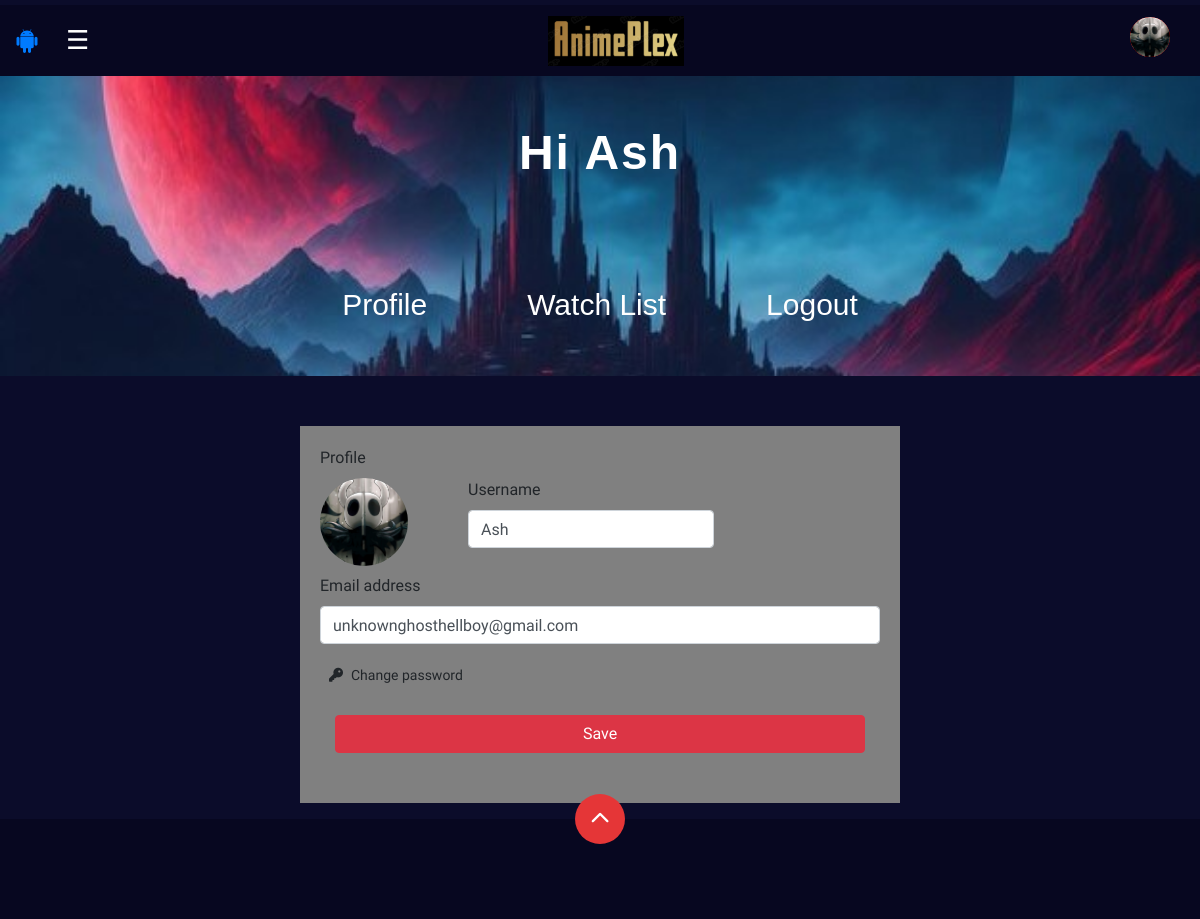
Page /profile_page/ (signed in) on the earlier database version.
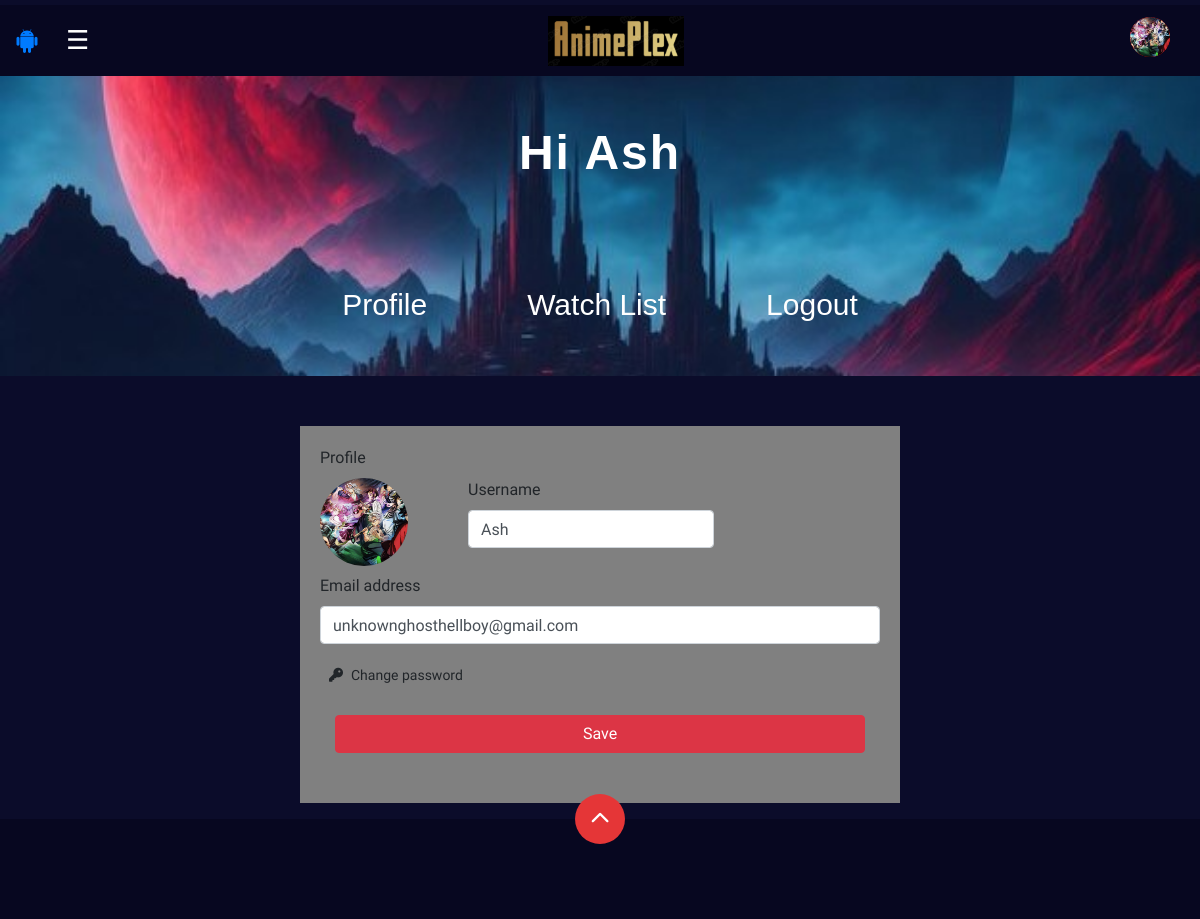
Same page on the later database version.
### WebApp/models.py (models this page shows)
class RegistrationDB(models.Model):
    UserName = models.CharField(max_length=50,null=True,blank=True ,unique=True)
    Password = models.CharField(max_length=50, null=True, blank=True)
    C_Password = models.CharField(max_length=50,null=True,blank=True)
    E_Mail = models.CharField(max_length=50,null=True,blank=True)
    Profile_Image = models.ImageField(upload_to="Profile_Image", null=True, blank=True)

### WebApp/views.py (the view)
# urls.py: path('profile_page/',views.profile_page,name="profile_page"),
def profile_page(request):
    username = request.session.get("Name")
    if not username:
        return redirect("sign_in")
    user = get_object_or_404(RegistrationDB, UserName=username)
    return render(request, "ProfilePage.html", {"user": user})

### WebApp/templates/ProfilePage.html (shortened to what this page needs)
<!DOCTYPE html>
{% load static %}
<html lang="zxx">
<head>
  <link rel="stylesheet" href="https://cdnjs.cloudflare.com/ajax/libs/font-awesome/6.4.0/css/all.min.css">
    <link rel="stylesheet" href="{% static 'web/css/icon_after_login.css' %}">
    <link rel="stylesheet" href="{% static 'web/css/profileBtn.css' %}">
    <link rel="stylesheet" href="{% static 'web/css/bootstrap.min.css' %}" type="text/css">
    <link rel="stylesheet" href="{% static 'web/css/font-awesome.min.css' %}" type="text/css">
    <link rel="stylesheet" href="{% static 'web/css/elegant-icons.css' %}" type="text/css">
    <link rel="stylesheet" href="{% static 'web/css/plyr.css' %}" type="text/css">
    <link rel="stylesheet" href="{% static 'web/css/nice-select.css' %}" type="text/css">
    <link rel="stylesheet" href="{% static 'web/css/owl.carousel.min.css' %}" type="text/css">
    <link rel="stylesheet" href="{% static 'web/css/slicknav.min.css' %}" type="text/css">
    <link rel="stylesheet" href="{% static 'web/css/profile_page.css' %}" type="text/css">
    <link rel="stylesheet" href="{% static 'web/css/style.css' %}" type="text/css">
    <link rel="stylesheet" href="{% static 'web/css/sidebar.css' %}" type="text/css">
</head>
<body>
    <header class="header" style="margin-top:5px;">
        <div class="container">
            <div class="row align-items-center py-2 bg-grey">
    <a href="{% url 'admin_login_page' %}" >
    </a>
  <div class="col-auto">
  <div class="menu-toggle sidebars" onclick="toggleSidebar()">&#9776;</div>
</div>
  <div class="col text-center">
    <a href="{% url 'homepage' %}">
      <img src="{% static 'web/img/logo_name.png' %}"
           alt="Logo"
           class="img-fluid"
           style="max-height:50px;">
    </a>
  </div>
  <div class="col-auto align-items-center" >
    {% if request.session.Name %}
    <div class="profile-container">
    <div class="circle" id="profileBtn">
        {% if user.Profile_Image %}
            <img src="{{ user.Profile_Image.url }}" alt="Profile" class="profile-icon">
        {% else %}
            <i class="fa fa-user"></i>
        {% endif %}
    </div>
    </div>
    {% else %}
    <a href="{% url 'sign_in' %}" class="ms-2">
      <span class="icon_profile"></span>
    </a>
    {% endif %}
  </div>
</div>
        </div>
    </header>
    <div class="main-div">
        <div class="pt-5">
            <h3 class="text-center greeting">Hi {{request.session.Name}}</h3>
        </div>
        <div class="d-flex align-items-center justify-content-center main-heading">
            <div class="headings">
                <a href="" class="headings" >Profile</a>
            </div>
            <div>
                <a href="{% url 'watch_list' %}" class="headings" >Watch List</a>
            </div>
            <div>
                <a href="{% url 'user_logout' %}" class="headings">Logout</a>
            </div>
        </div>
    </div>
    <div class="container content-div mb-3 ">
        <label>Profile</label>
     <form method="post" action="{% url 'edit_profile_page' %}" enctype="multipart/form-data">
         <div class="d-flex" style="gap: 60px">
             <div class="image-upload-container">
        <label for="avatar-upload">
            <img id="profilePreview"
                 src="{% if user.Profile_Image %}{{ user.Profile_Image.url }}{% else %}{% static 'web/img/default_avatar.png' %}{% endif %}"
                 alt="Avatar"
                 class="avatar clickable">
        </label>
     </div>
     <div class="mb-3">
         <label for="exampleFormControlInput1" class="form-label">Username</label>
         <input type="text" class="form-control"
                   id="exampleFormControlInput1"
                   placeholder="Username"
                   value="{{ user.UserName }}"
                   name="username">
     </div>
         </div>
    <div class="mb-3">
        <label for="exampleFormControlInput2" class="form-label">Email address</label>
        <input type="email" class="form-control"
               id="exampleFormControlInput2"
               placeholder="name@example.com"
               value="{{ user.E_Mail }}"
               name="email">
    </div>
        <div class="block">
                <a class="btn btn-sm btn-clear" data-toggle="collapse" href="#show-changepass" aria-expanded="false" aria-controls="show-changepass">
                    <i class="fas fa-key mr-2"></i>Change password
                </a>
            </div>
            <div class="col-xl-12 col-lg-12 col-md-12">
                <div class="form-group">
                    <button type="submit" class="btn btn-block btn-danger btn-save">Save</button>
                </div>
            </div>
     </form>
    </div>
<footer class="footer">
    <div class="page-up">
        <a href="#" id="scrollToTopButton"><span class="arrow_carrot-up"></span></a>
    </div>
  </footer>
</body>
</html>

### WebApp/static/web/css/profileBtn.css (style rules this page uses)
.profile-container { position: relative; display: inline-block; }
.circle { width: 40px; height: 40px; border-radius: 50%; overflow: hidden; cursor: pointer; display: flex; align-items: center; justify-content: center; }
.circle img.profile-icon { width: 100%; height: 100%; object-fit: cover; }

### WebApp/static/web/css/profile_page.css (style rules this page uses)
.main-div { width:100%; height:300px; background-image: url('../img/bg-image.jpg'); background-size: cover; background-position: center; background-repeat: no-repeat; }
.greeting { font-family: Impact, Haettenschweiler, 'Arial Narrow Bold', sans-serif; font-size: 48px; letter-spacing: 2px; font-weight: bold; color:white; }
.main-heading { margin-top:100px; display: flex; gap:100px; }
.headings { font-size:30px; font-family: Impact, Haettenschweiler, 'Arial Narrow Bold', sans-serif; text-decoration:none; color:white; }
.content-div { background-color: grey !important; width: 600px; margin-top: 50px; margin-bottom: 100px; padding: 20px; }
.avatar { width: 88px; height: 88px; border-radius: 50%; object-fit: cover; }
.btn-save { margin-bottom: 30px; }

### WebApp/static/web/css/style.css (style rules this page uses)
html, body { height: 100%; font-family: "Mulish", sans-serif; -webkit-font-smoothing: antialiased; background: #0b0c2a; }
h1, h2, h3, h4, h5, h6 { margin: 0; color: #111111; font-weight: 400; font-family: "Mulish", sans-serif; }
h3 { font-size: 30px; }
img { max-width: 100%; }
.header { background: #070720; }
.footer { background: #070720; padding-top: 60px; padding-bottom: 40px; position: relative; }
.page-up { position: absolute; left: 50%; top: -25px; margin-left: -25px; }
.page-up a { display: inline-block; font-size: 36px; color: #ffffff; height: 50px; width: 50px; background: #e53637; line-height: 50px; text-align: center; border-radius: 50%; }
.page-up a span { position: relative; top: 2px; left: -1px; }
@media only screen and (min-width: 1200px) { .container { max-width: 1170px; } }

### WebApp/static/web/css/sidebar.css (style rules this page uses)
.menu-toggle { font-size: 26px; cursor: pointer; padding: 8px 12px; color: white; background: transparent; border: none; display: inline-block; transition: color 0.2s; }

Differences in the rows shown:
changed RegistrationDB "Ash": Profile_Image: a different picture
